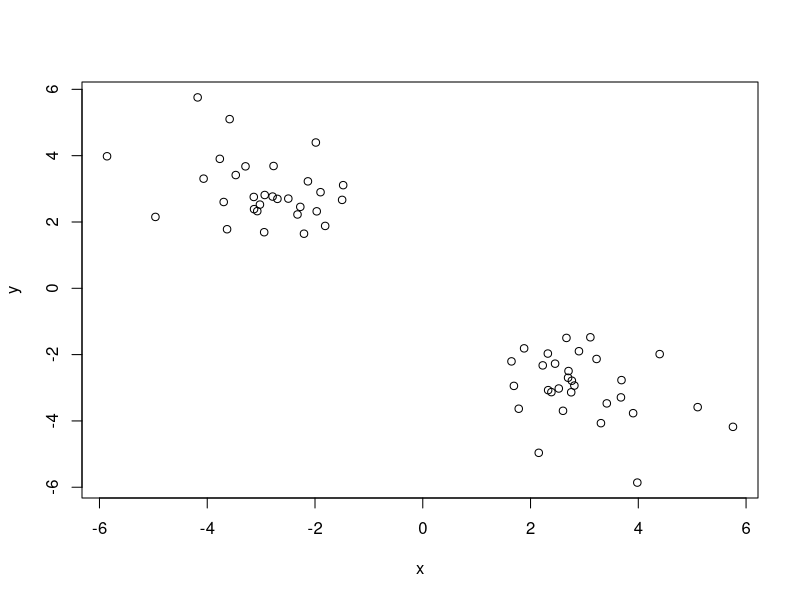

Recreate this plot in R. (Note: this script raises an error after producing the figure.)
## ---- chunk 1
knitr::opts_chunk$set(echo = TRUE)
## ---- chunk 2
# Generate some example data for clustering 
tmp <- c(rnorm(30,-3), rnorm(30,3))
x <- cbind(x=tmp, y=rev(tmp))
plot(x)
## ---- chunk 3
k$size
## ---- chunk 4
k <- kmeans(x, centers = 2, nstart =20)
## ---- chunk 5
k
## ---- chunk 6
k$cluster
## ---- chunk 7
k$centers
## ---- chunk 8

plot(x, col=k$cluster)
points(k$centers, col="blue", pch=15)
## ---- chunk 9

## ---- chunk 10
hx <- hclust(dist(x))
hc
## ---- chunk 11
# First we need to calculate point (dis)similarity
#   as the Euclidean distance between observations
dist_matrix <- dist(x)

# The hclust() function returns a hierarchical 
#  clustering model
hc <- hclust(d = dist_matrix)

# the print method is not so useful here
hc
## ---- chunk 12
# Create hierarchical cluster model: hc
hc <- hclust(dist(x))

# We can plot the results as a dendrogram
plot(hc)
# What do you notice?
# Does the dendrogram
# make sense based on 
# your knoweledge of x?
## ---- chunk 13
#Draws a dendrogram
plot(hc)
abline(h=6, col="red")
## ---- chunk 14
plot(hc)
abline(h=6, col="red")
cutree(hc, h=6)
#cut by height h
## ---- chunk 15
plot(hc)
abline(h=4, col="red")
cutree(hc, h=4)
## ---- chunk 16
cutree(hc,k=2)
#this is me cutting the tree to yield a given k groups/clusters
## ---- chunk 17
grps <-cutree(hc,k=2)
table(grps)
#this is me cutting the tree to yield a given k groups/clusters
plot(x, col=grps)
## ---- chunk 18
# Our input is a distance matrix from the dist()
# function. Lets make sure we understand it first
dist_matrix <- dist(x)

dim(dist_matrix)

View( as.matrix(dist_matrix) )
dim(x)

dim( as.matrix(dist_matrix) )

# Note. symmetrical pairwise distance matrix
## ---- chunk 19
# Step 1. Generate some example data for clustering
x <- rbind( 
  matrix(rnorm(100, mean=0, sd = 0.3), ncol = 2),   # c1 
             matrix(rnorm(100, mean = 1, sd = 0.3), ncol = 2), # c2 
             matrix(c(rnorm(50, mean = 1, sd = 0.3),           # c3     
                      rnorm(50, mean = 0, sd = 0.3)), ncol = 2))
colnames(x) <- c("x", "y")
## ---- chunk 20
# Step 2. Plot the data without clustering
plot(x)
## ---- chunk 21
#Step 3. Generate colors for known clusters 
#         (just so we can compare to hclust results)
col <- as.factor( rep(c("c1","c2","c3"), each=50) ) 
plot(x, col=col)
## ---- chunk 22
dist_matrix <- dist(x)

## ---- chunk 23
hc <-hclust(dist(x))
plot(hc)
## ---- chunk 24
cutree(hc,k=2)
grps <- cutree(hc,k=2)
plot(x,col=grps)
table(col,grps)
## ---- chunk 25
table(grps)
## ---- chunk 26
cutree(hc,k=2)
grps <- cutree(hc,k=3)
plot(x,col=grps)
table(col,grps)
